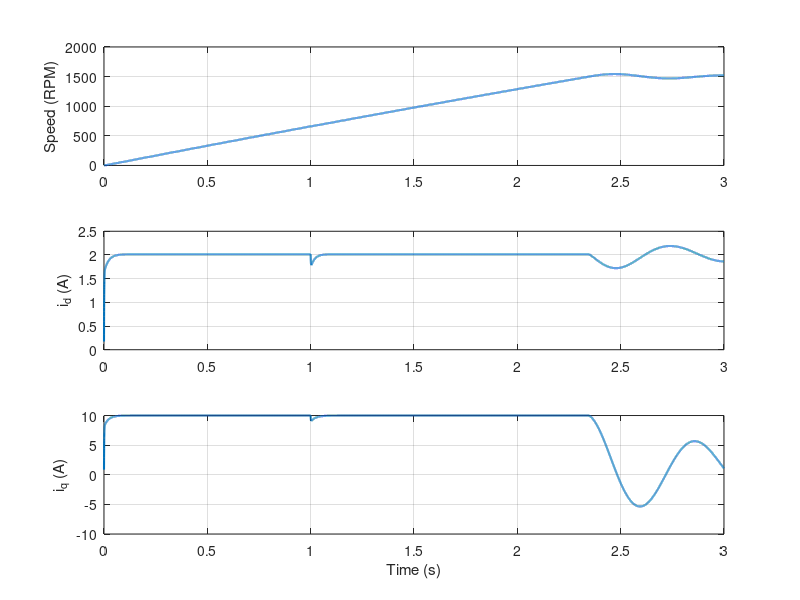

The MATLAB source for this figure:
%% SENSORLESS INDUCTION MOTOR DRIVE WITH FTC
clear; clc; close all;

%% ---------------- SIMULATION PARAMETERS ----------------
Ts   = 1e-4;              % Sampling time [s]
Tsim = 3.0;               % Total simulation time [s]
N    = round(Tsim/Ts);
t    = (0:N-1)*Ts;

%% ---------------- MOTOR PARAMETERS ----------------
Rs = 1.405;
Rr = 1.395;
Ls = 0.0058;
Lr = 0.0058;
Lm = 0.0055;
P  = 2;
J  = 0.02;
B  = 0.001;

sigma = 1 - (Lm^2)/(Ls*Lr);

%% ---------------- CONTROL LIMITS ----------------
Vdc = 300;
Vmax = Vdc/sqrt(3);
Imax = 10;

%% ---------------- REFERENCES ----------------
w_ref = 1500*(2*pi)/(60);          % rad/s
id_ref = 2;           % Flux current

%% ---------------- PI GAINS (TUNED FOR STABILITY) ----------------
Kp_w = 0.5;  Ki_w = 20;
Kp_i = 5;    Ki_i = 300;

%% ---------------- INITIAL STATES ----------------
id = 0; iq = 0;
psi_r = 0.1;
w_m = 0;

int_w  = 0;
int_id = 0;
int_iq = 0;

theta_e = 0;

%% ---------------- FAULT SETUP ----------------
t_fault = 1;
fault_gain = 1;

%% ---------------- DATA STORAGE ----------------
w_log = zeros(1,N);
id_log = zeros(1,N);
iq_log = zeros(1,N);

%% ================= MAIN LOOP =================
for k = 1:N

    %% ---- FAULT INJECTION ----
    if t(k) > t_fault
        fault_gain = 1.5;     % Resistance increase
    end
    Rs_eff = Rs * fault_gain;

    %% ---- SPEED CONTROLLER ----
    w_err = w_ref - w_m;
    int_w = int_w + Ki_w*Ts*w_err;
    int_w = max(min(int_w, Imax), -Imax);

    iq_ref = Kp_w*w_err + int_w;
    iq_ref = max(min(iq_ref, Imax), -Imax);

    %% ---- CURRENT CONTROLLERS ----
    err_id = id_ref - id;
    err_iq = iq_ref - iq;

    int_id = int_id + Ki_i*Ts*err_id;
    int_iq = int_iq + Ki_i*Ts*err_iq;

    vd = Kp_i*err_id + int_id;
    vq = Kp_i*err_iq + int_iq;

    %% ---- VOLTAGE SATURATION ----
    Vmag = sqrt(vd^2 + vq^2);
    if Vmag > Vmax
        vd = vd * Vmax / Vmag;
        vq = vq * Vmax / Vmag;
    end

    %% ---- ELECTRICAL DYNAMICS ----
    did = (vd - Rs_eff*id + w_m*Ls*iq) / Ls;
    diq = (vq - Rs_eff*iq - w_m*Ls*id) / Ls;

    id = id + Ts*did;
    iq = iq + Ts*diq;

    %% ---- TORQUE & MECHANICS ----
    Te = (3/2)*P*(Lm/Lr)*psi_r*iq;
    dw = (Te - B*w_m) / J;
    w_m = w_m + Ts*dw;

    %% ---- FLUX OBSERVER (NORMALIZED) ----
    psi_r = psi_r + Ts*(Lm/Lr*id - psi_r*Rr/Lr);
    psi_r = max(psi_r, 0.05);  % Prevent collapse

    %% ---- ELECTRICAL ANGLE ----
    theta_e = theta_e + Ts*w_m*P;

    %% ---- LOGGING ----
    w_log(k) = w_m;
    id_log(k) = id;
    iq_log(k) = iq;

end

%% ================= PLOTS =================
figure;
subplot(3,1,1)
plot(t, w_log*60/(2*pi), 'LineWidth',1.5)
ylabel('Speed (RPM)')
grid on
subplot(3,1,2)
plot(t, id_log, 'LineWidth',1.5)
ylabel('i_d (A)')
grid on
subplot(3,1,3)
plot(t, iq_log, 'LineWidth',1.5)
ylabel('i_q (A)')
xlabel('Time (s)')
grid on



% figure('Name','Speed');
% plot(t, w_log*60/(2*pi), 'LineWidth',1.5);
% ylabel('Speed (RPM)');
% xlabel('Time (s)');
% grid on; hold on;
% 
% figure('Name','Id');
% plot(t, id_log, 'LineWidth',1.5);
% ylabel('i_d (A)');
% xlabel('Time (s)');
% grid on; hold on;
% 
% figure('Name','Iq');
% plot(t, iq_log, 'LineWidth',1.5);
% ylabel('i_q (A)');
% xlabel('Time (s)');
% grid on; hold on;
